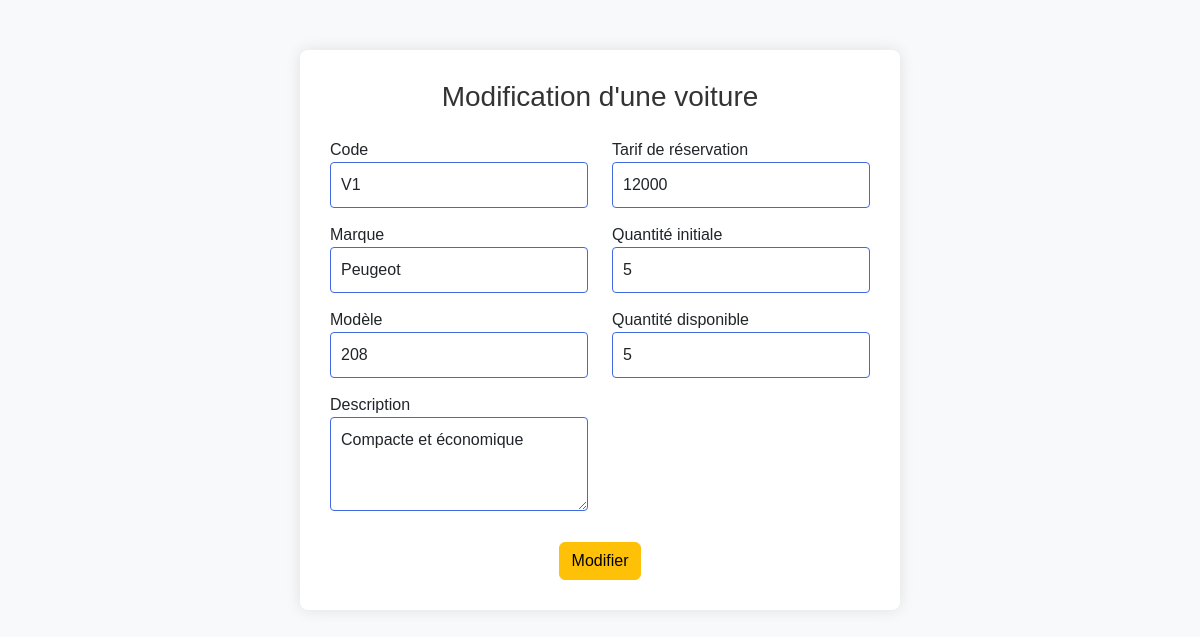
Page /modifierVoiture.php?code=V1 on the committed database.
### tables this page shows
CREATE TABLE voiture (
    code VARCHAR(20),
    marque VARCHAR(20),
    modele VARCHAR(20),
    description VARCHAR(255),
    tarif_reserv FLOAT NOT NULL,
    qt_initial INT NOT NULL DEFAULT 0,
    qt_disponible INT NOT NULL DEFAULT 0,
    PRIMARY KEY(code),
    CHECK (qt_initial >= qt_disponible)
);

### classes/voiture.class.php (called while the page is built, shortened)
<?php
class voiture
{
    function recupCode($code) {
        include "./fonctions/connexion.php";
        $req = "select * from voiture where code=?";
        $rep = $connexion->prepare($req);
        $rep->bindParam(1, $code);
        $rep->execute();
        return $rep->fetchAll();
    }
}
?>

### modifierVoiture.php (the view, shortened to what this page needs)
<!DOCTYPE html>
<html lang="fr">
<head>
    <link rel="stylesheet" href="./bootstrap/css/bootstrap.css">
    <link rel="stylesheet" href="./bootstrap/css/baseForm.css">
</head>
<body>
    <section class="container">
        <h3 class="text-center mb-4">Modification d'une voiture</h3>
        <?php
        $code = NULL;
        if(isset($_GET["code"])){
            $code = $_GET["code"];
        }
        $voiture = new voiture (null, null, null ,null, null, null, null);
        $tableau = $voiture->recupCode($code);
        foreach ($tableau as $table) {
            $marque = $table["marque"];
            $modele = $table["modele"];
            $description = $table["description"];
            $tarif_reserv = $table["tarif_reserv"];
            $qt_initial = $table["qt_initial"];
            $qt_disponible = $table["qt_disponible"];
            echo "<form action='./traitement.cacher.php' method='post' enctype='multipart/form-data'>
                <div class='row justify-content-center'>
                    <div class='col-md-6'>
                        <div class='form-group'>
                            <label for='code'>Code</label>
                            <input type='text' id='code' name='code' class='form-control' value='$code' required>
                        </div>
                        <div class='form-group'>
                            <label for='marque'>Marque</label>
                            <input type='text' id='marque' name='marque' class='form-control' value='$marque' required>
                        </div>
                        <div class='form-group'>
                            <label for='modele'>Modèle</label>
                            <input type='text' id='modele' name='modele' class='form-control' value='$modele' required>
                        </div>
                        <div class='form-group'>
                            <label for='description'>Description</label>
                            <textarea id='description' name='description' class='form-control' rows='3' required>$description</textarea>
                        </div>
                    </div>
                    <div class='col-md-6'>
                        <div class='form-group'>
                            <label for='tarif_reserv'>Tarif de réservation</label>
                            <input type='number' id='tarif_reserv' name='tarif_reserv' class='form-control' value='$tarif_reserv' min='10000' required>
                        </div>
                        <div class='form-group'>
                            <label for='qt_initial'>Quantité initiale</label>
                            <input type='number' id='qt_initial' name='qt_initial' class='form-control' value='$qt_initial' min='0' required>
                        </div>
                        <div class='form-group'>
                            <label for='qt_disponible'>Quantité disponible</label>
                            <input type='number' id='qt_disponible' name='qt_disponible' class='form-control' value='$qt_disponible' min='0' required>
                        </div>
                    </div>
                    <div class='col-md-12 text-center mt-3'>
                        <button type='submit' name='ajouter' class='btn btn-warning'>Modifier</button>
                    </div>
                </div>
            </form>";
        }
        ?>
    </section>
</body>
</html>

### rows in the picture
voiture: marque "Peugeot", modele "208", description "Compacte et économique", tarif_reserv "12000", qt_initial "5", qt_disponible "5"
